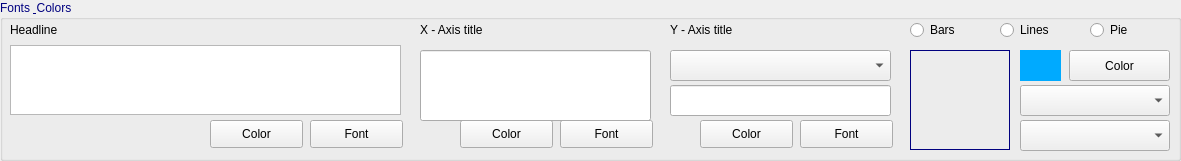
   <widget class="QGroupBox" name="grp_design">
    <property name="geometry">
     <rect>
      <x>10</x>
      <y>420</y>
      <width>1181</width>
      <height>161</height>
     </rect>
    </property>
    <property name="palette">
     <palette>
      <active>
       <colorrole role="WindowText">
        <brush brushstyle="SolidPattern">
         <color alpha="255">
          <red>0</red>
          <green>0</green>
          <blue>127</blue>
         </color>
        </brush>
       </colorrole>
      </active>
      <inactive>
       <colorrole role="WindowText">
        <brush brushstyle="SolidPattern">
         <color alpha="255">
          <red>0</red>
          <green>0</green>
          <blue>127</blue>
         </color>
        </brush>
       </colorrole>
      </inactive>
      <disabled>
       <colorrole role="WindowText">
        <brush brushstyle="SolidPattern">
         <color alpha="255">
          <red>120</red>
          <green>120</green>
          <blue>120</blue>
         </color>
        </brush>
       </colorrole>
      </disabled>
     </palette>
    </property>
    <property name="title">
     <string>Fonts &amp; Colors</string>
    </property>
    <widget class="QTextEdit" name="txt_headline">
     <property name="geometry">
      <rect>
       <x>10</x>
       <y>45</y>
       <width>391</width>
       <height>70</height>
      </rect>
     </property>
    </widget>
    <widget class="QPushButton" name="btn_headline_font">
     <property name="geometry">
      <rect>
       <x>310</x>
       <y>120</y>
       <width>93</width>
       <height>28</height>
      </rect>
     </property>
     <property name="text">
      <string>Font</string>
     </property>
     <property name="icon">
      <iconset>
       <normaloff>data/assets/font.png</normaloff>data/assets/font.png</iconset>
     </property>
     <property name="autoDefault">
      <bool>false</bool>
     </property>
    </widget>
    <widget class="QPushButton" name="btn_headline_color">
     <property name="geometry">
      <rect>
       <x>210</x>
       <y>120</y>
       <width>93</width>
       <height>28</height>
      </rect>
     </property>
     <property name="text">
      <string>Color</string>
     </property>
     <property name="icon">
      <iconset>
       <normaloff>data/assets/color.png</normaloff>data/assets/color.png</iconset>
     </property>
     <property name="autoDefault">
      <bool>false</bool>
     </property>
    </widget>
    <widget class="QLabel" name="lbl_headline">
     <property name="geometry">
      <rect>
       <x>10</x>
       <y>20</y>
       <width>391</width>
       <height>20</height>
      </rect>
     </property>
     <property name="palette">
      <palette>
       <active>
        <colorrole role="WindowText">
         <brush brushstyle="SolidPattern">
          <color alpha="255">
           <red>0</red>
           <green>0</green>
           <blue>0</blue>
          </color>
         </brush>
        </colorrole>
       </active>
       <inactive>
        <colorrole role="WindowText">
         <brush brushstyle="SolidPattern">
          <color alpha="255">
           <red>0</red>
           <green>0</green>
           <blue>0</blue>
          </color>
         </brush>
        </colorrole>
       </inactive>
       <disabled>
        <colorrole role="WindowText">
         <brush brushstyle="SolidPattern">
          <color alpha="255">
           <red>120</red>
           <green>120</green>
           <blue>120</blue>
          </color>
         </brush>
        </colorrole>
       </disabled>
      </palette>
     </property>
     <property name="text">
      <string>Headline</string>
     </property>
    </widget>
    <widget class="QPushButton" name="btn_x_axis_color">
     <property name="geometry">
      <rect>
       <x>460</x>
       <y>120</y>
       <width>93</width>
       <height>28</height>
      </rect>
     </property>
     <property name="text">
      <string>Color</string>
     </property>
     <property name="icon">
      <iconset>
       <normaloff>data/assets/color.png</normaloff>data/assets/color.png</iconset>
     </property>
     <property name="autoDefault">
      <bool>false</bool>
     </property>
    </widget>
    <widget class="QLabel" name="lbl_x_axis">
     <property name="geometry">
      <rect>
       <x>420</x>
       <y>20</y>
       <width>231</width>
       <height>20</height>
      </rect>
     </property>
     <property name="palette">
      <palette>
       <active>
        <colorrole role="WindowText">
         <brush brushstyle="SolidPattern">
          <color alpha="255">
           <red>0</red>
           <green>0</green>
           <blue>0</blue>
          </color>
         </brush>
        </colorrole>
       </active>
       <inactive>
        <colorrole role="WindowText">
         <brush brushstyle="SolidPattern">
          <color alpha="255">
           <red>0</red>
           <green>0</green>
           <blue>0</blue>
          </color>
         </brush>
        </colorrole>
       </inactive>
       <disabled>
        <colorrole role="WindowText">
         <brush brushstyle="SolidPattern">
          <color alpha="255">
           <red>120</red>
           <green>120</green>
           <blue>120</blue>
          </color>
         </brush>
        </colorrole>
       </disabled>
      </palette>
     </property>
     <property name="text">
      <string>X - Axis title</string>
     </property>
    </widget>
    <widget class="QPushButton" name="btn_x_axis_font">
     <property name="geometry">
      <rect>
       <x>560</x>
       <y>120</y>
       <width>93</width>
       <height>28</height>
      </rect>
     </property>
     <property name="text">
      <string>Font</string>
     </property>
     <property name="icon">
      <iconset>
       <normaloff>data/assets/font.png</normaloff>data/assets/font.png</iconset>
     </property>
     <property name="autoDefault">
      <bool>false</bool>
     </property>
    </widget>
    <widget class="QPushButton" name="btn_y_axis_font">
     <property name="geometry">
      <rect>
       <x>800</x>
       <y>120</y>
       <width>93</width>
       <height>28</height>
      </rect>
     </property>
     <property name="text">
      <string>Font</string>
     </property>
     <property name="icon">
      <iconset>
       <normaloff>data/assets/font.png</normaloff>data/assets/font.png</iconset>
     </property>
     <property name="autoDefault">
      <bool>false</bool>
     </property>
    </widget>
    <widget class="QPushButton" name="btn_y_axis_color">
     <property name="geometry">
      <rect>
       <x>700</x>
       <y>120</y>
       <width>93</width>
       <height>28</height>
      </rect>
     </property>
     <property name="text">
      <string>Color</string>
     </property>
     <property name="icon">
      <iconset>
       <normaloff>data/assets/color.png</normaloff>data/assets/color.png</iconset>
     </property>
     <property name="autoDefault">
      <bool>false</bool>
     </property>
    </widget>
    <widget class="QLabel" name="lbl_y_axis">
     <property name="geometry">
      <rect>
       <x>670</x>
       <y>20</y>
       <width>221</width>
       <height>20</height>
      </rect>
     </property>
     <property name="palette">
      <palette>
       <active>
        <colorrole role="WindowText">
         <brush brushstyle="SolidPattern">
          <color alpha="255">
           <red>0</red>
           <green>0</green>
           <blue>0</blue>
          </color>
         </brush>
        </colorrole>
       </active>
       <inactive>
        <colorrole role="WindowText">
         <brush brushstyle="SolidPattern">
          <color alpha="255">
           <red>0</red>
           <green>0</green>
           <blue>0</blue>
          </color>
         </brush>
        </colorrole>
       </inactive>
       <disabled>
        <colorrole role="WindowText">
         <brush brushstyle="SolidPattern">
          <color alpha="255">
           <red>120</red>
           <green>120</green>
           <blue>120</blue>
          </color>
         </brush>
        </colorrole>
       </disabled>
      </palette>
     </property>
     <property name="text">
      <string>Y - Axis title</string>
     </property>
    </widget>
    <widget class="QLabel" name="lbl_pic">
     <property name="geometry">
      <rect>
       <x>910</x>
       <y>50</y>
       <width>100</width>
       <height>100</height>
      </rect>
     </property>
     <property name="frameShape">
      <enum>QFrame::Box</enum>
     </property>
     <property name="text">
      <string/>
     </property>
     <property name="pixmap">
      <pixmap>data/assets/chart_line.png</pixmap>
     </property>
     <property name="scaledContents">
      <bool>true</bool>
     </property>
    </widget>
    <widget class="QRadioButton" name="rdb_bars">
     <property name="geometry">
      <rect>
       <x>910</x>
       <y>20</y>
       <width>80</width>
       <height>20</height>
      </rect>
     </property>
     <property name="palette">
      <palette>
       <active>
        <colorrole role="WindowText">
         <brush brushstyle="SolidPattern">
          <color alpha="255">
           <red>0</red>
           <green>0</green>
           <blue>0</blue>
          </color>
         </brush>
        </colorrole>
       </active>
       <inactive>
        <colorrole role="WindowText">
         <brush brushstyle="SolidPattern">
          <color alpha="255">
           <red>0</red>
           <green>0</green>
           <blue>0</blue>
          </color>
         </brush>
        </colorrole>
       </inactive>
       <disabled>
        <colorrole role="WindowText">
         <brush brushstyle="SolidPattern">
          <color alpha="255">
           <red>120</red>
           <green>120</green>
           <blue>120</blue>
          </color>
         </brush>
        </colorrole>
       </disabled>
      </palette>
     </property>
     <property name="text">
      <string>Bars</string>
     </property>
    </widget>
    <widget class="QRadioButton" name="rdb_lines">
     <property name="geometry">
      <rect>
       <x>1000</x>
       <y>20</y>
       <width>80</width>
       <height>20</height>
      </rect>
     </property>
     <property name="palette">
      <palette>
       <active>
        <colorrole role="WindowText">
         <brush brushstyle="SolidPattern">
          <color alpha="255">
           <red>0</red>
           <green>0</green>
           <blue>0</blue>
          </color>
         </brush>
        </colorrole>
       </active>
       <inactive>
        <colorrole role="WindowText">
         <brush brushstyle="SolidPattern">
          <color alpha="255">
           <red>0</red>
           <green>0</green>
           <blue>0</blue>
          </color>
         </brush>
        </colorrole>
       </inactive>
       <disabled>
        <colorrole role="WindowText">
         <brush brushstyle="SolidPattern">
          <color alpha="255">
           <red>120</red>
           <green>120</green>
           <blue>120</blue>
          </color>
         </brush>
        </colorrole>
       </disabled>
      </palette>
     </property>
     <property name="text">
      <string>Lines</string>
     </property>
    </widget>
    <widget class="QPushButton" name="btn_chart_color">
     <property name="geometry">
      <rect>
       <x>1069</x>
       <y>50</y>
       <width>101</width>
       <height>31</height>
      </rect>
     </property>
     <property name="text">
      <string>Color</string>
     </property>
     <property name="icon">
      <iconset>
       <normaloff>data/assets/color.png</normaloff>data/assets/color.png</iconset>
     </property>
     <property name="autoDefault">
      <bool>false</bool>
     </property>
    </widget>
    <widget class="QComboBox" name="cmb_chart_marker">
     <property name="geometry">
      <rect>
       <x>1020</x>
       <y>85</y>
       <width>150</width>
       <height>31</height>
      </rect>
     </property>
    </widget>
    <widget class="QComboBox" name="cmb_chart_pattern">
     <property name="geometry">
      <rect>
       <x>1020</x>
       <y>120</y>
       <width>150</width>
       <height>31</height>
      </rect>
     </property>
    </widget>
    <widget class="QLabel" name="lbl_graph_color">
     <property name="geometry">
      <rect>
       <x>1020</x>
       <y>50</y>
       <width>41</width>
       <height>31</height>
      </rect>
     </property>
     <property name="palette">
      <palette>
       <active>
        <colorrole role="Button">
         <brush brushstyle="SolidPattern">
          <color alpha="255">
           <red>0</red>
           <green>170</green>
           <blue>255</blue>
          </color>
         </brush>
        </colorrole>
        <colorrole role="Base">
         <brush brushstyle="SolidPattern">
          <color alpha="255">
           <red>0</red>
           <green>170</green>
           <blue>255</blue>
          </color>
         </brush>
        </colorrole>
        <colorrole role="Window">
         <brush brushstyle="SolidPattern">
          <color alpha="255">
           <red>0</red>
           <green>170</green>
           <blue>255</blue>
          </color>
         </brush>
        </colorrole>
       </active>
       <inactive>
        <colorrole role="Button">
         <brush brushstyle="SolidPattern">
          <color alpha="255">
           <red>0</red>
           <green>170</green>
           <blue>255</blue>
          </color>
         </brush>
        </colorrole>
        <colorrole role="Base">
         <brush brushstyle="SolidPattern">
          <color alpha="255">
           <red>0</red>
           <green>170</green>
           <blue>255</blue>
          </color>
         </brush>
        </colorrole>
        <colorrole role="Window">
         <brush brushstyle="SolidPattern">
          <color alpha="255">
           <red>0</red>
           <green>170</green>
           <blue>255</blue>
          </color>
         </brush>
        </colorrole>
       </inactive>
       <disabled>
        <colorrole role="Button">
         <brush brushstyle="SolidPattern">
          <color alpha="255">
           <red>0</red>
           <green>170</green>
           <blue>255</blue>
          </color>
         </brush>
        </colorrole>
        <colorrole role="Base">
         <brush brushstyle="SolidPattern">
          <color alpha="255">
           <red>0</red>
           <green>170</green>
           <blue>255</blue>
          </color>
         </brush>
        </colorrole>
        <colorrole role="Window">
         <brush brushstyle="SolidPattern">
          <color alpha="255">
           <red>0</red>
           <green>170</green>
           <blue>255</blue>
          </color>
         </brush>
        </colorrole>
       </disabled>
      </palette>
     </property>
     <property name="autoFillBackground">
      <bool>false</bool>
     </property>
     <property name="styleSheet">
      <string notr="true">background-color: rgb(0, 170, 255);</string>
     </property>
     <property name="text">
      <string/>
     </property>
    </widget>
    <widget class="QLineEdit" name="txt_y_axis">
     <property name="geometry">
      <rect>
       <x>670</x>
       <y>85</y>
       <width>221</width>
       <height>31</height>
      </rect>
     </property>
    </widget>
    <widget class="QComboBox" name="cmb_y_axis">
     <property name="geometry">
      <rect>
       <x>670</x>
       <y>50</y>
       <width>221</width>
       <height>31</height>
      </rect>
     </property>
    </widget>
    <widget class="QRadioButton" name="rdb_pies">
     <property name="geometry">
      <rect>
       <x>1090</x>
       <y>20</y>
       <width>80</width>
       <height>20</height>
      </rect>
     </property>
     <property name="palette">
      <palette>
       <active>
        <colorrole role="WindowText">
         <brush brushstyle="SolidPattern">
          <color alpha="255">
           <red>0</red>
           <green>0</green>
           <blue>0</blue>
          </color>
         </brush>
        </colorrole>
       </active>
       <inactive>
        <colorrole role="WindowText">
         <brush brushstyle="SolidPattern">
          <color alpha="255">
           <red>0</red>
           <green>0</green>
           <blue>0</blue>
          </color>
         </brush>
        </colorrole>
       </inactive>
       <disabled>
        <colorrole role="WindowText">
         <brush brushstyle="SolidPattern">
          <color alpha="255">
           <red>120</red>
           <green>120</green>
           <blue>120</blue>
          </color>
         </brush>
        </colorrole>
       </disabled>
      </palette>
     </property>
     <property name="text">
      <string>Pie</string>
     </property>
    </widget>
    <widget class="QLineEdit" name="txt_x_axis">
     <property name="geometry">
      <rect>
       <x>420</x>
       <y>50</y>
       <width>231</width>
       <height>71</height>
      </rect>
     </property>
     <property name="alignment">
      <set>Qt::AlignCenter</set>
     </property>
    </widget>
   </widget>
